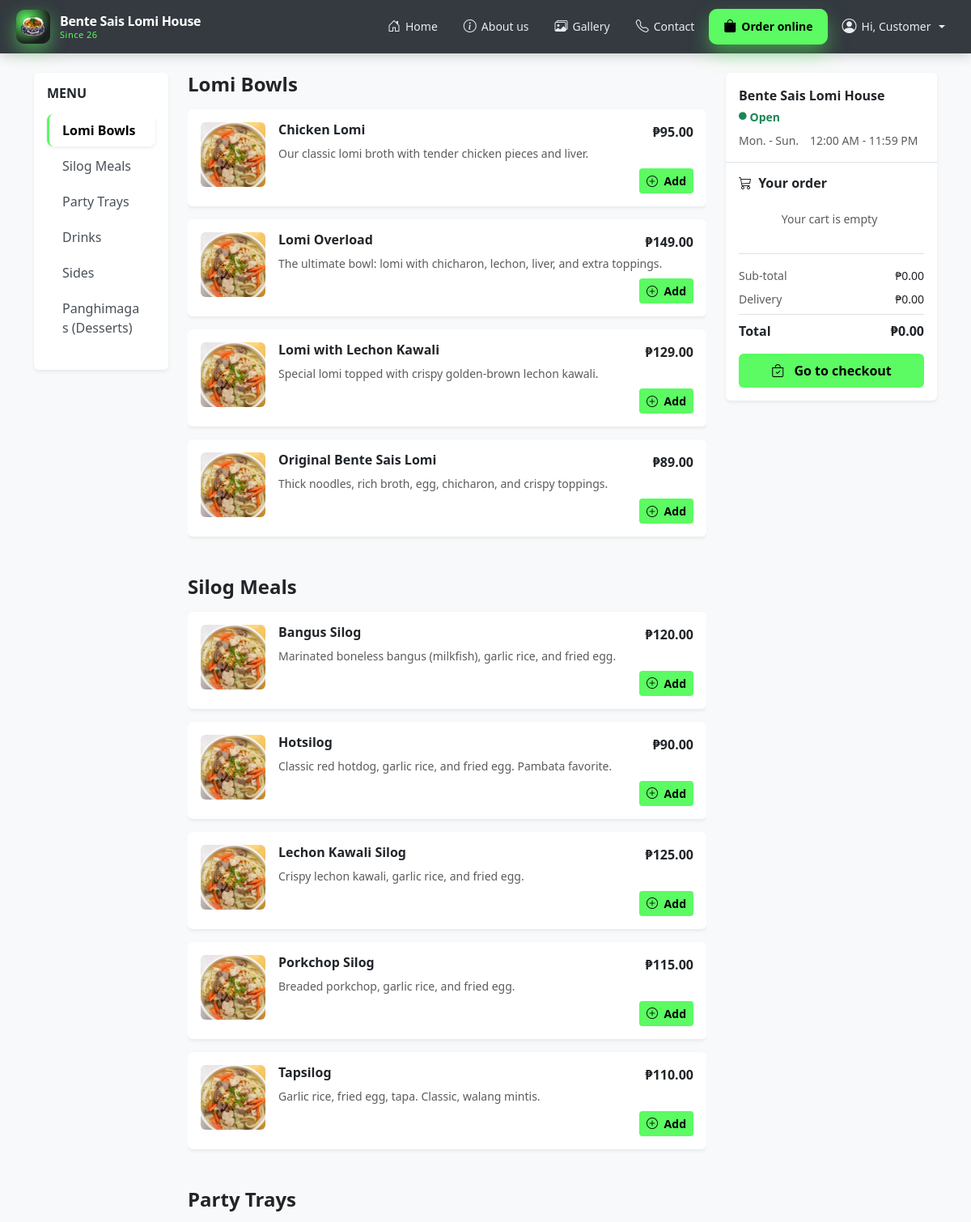
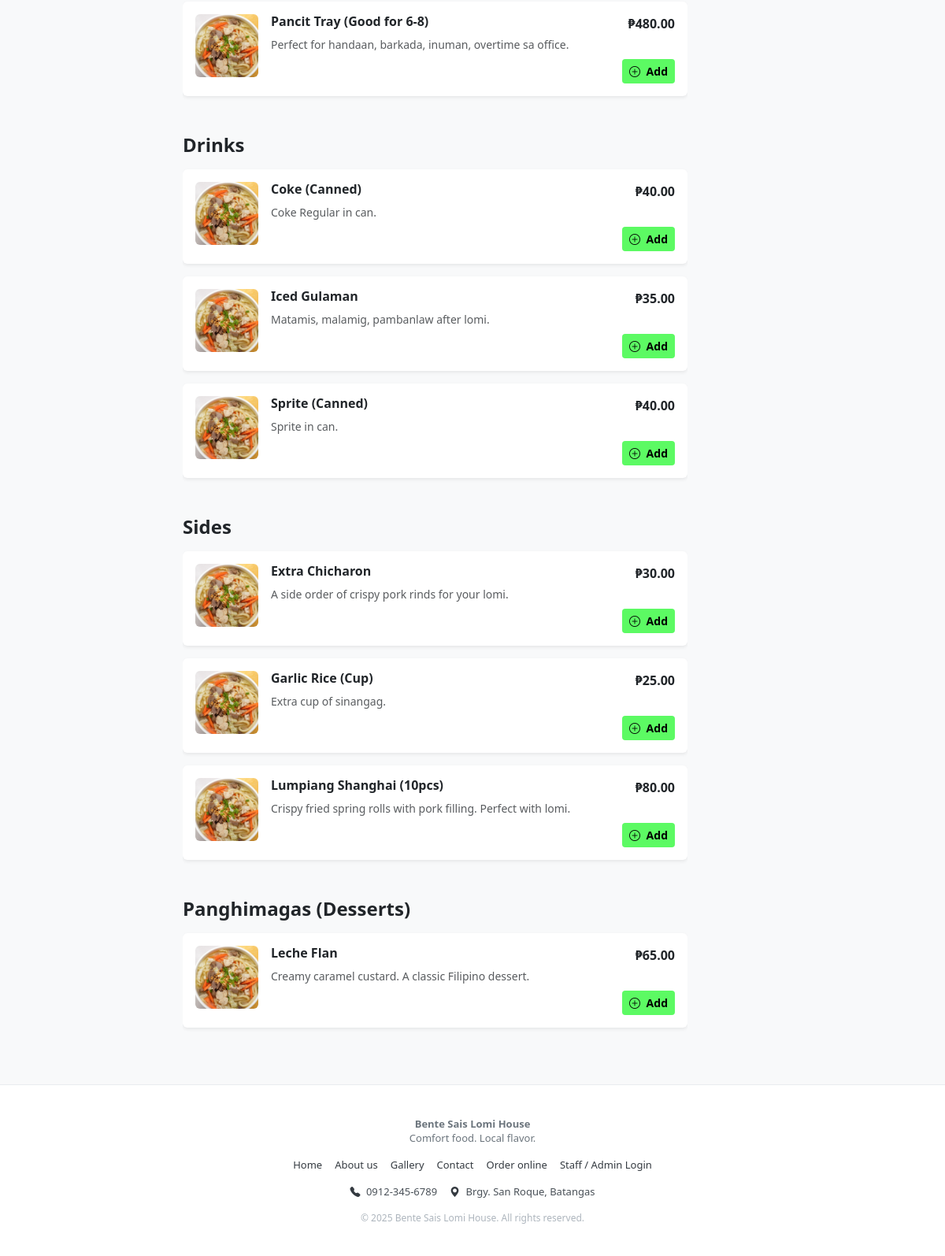
The page /customer/menu.php?reorder=68 (signed in) on the database its author committed (2 pictures, top to bottom).
### tables this page shows
CREATE TABLE `products` (
  `product_id` int(11) NOT NULL,
  `category_id` int(11) NOT NULL,
  `name` varchar(100) NOT NULL,
  `description` text DEFAULT NULL,
  `base_price` decimal(10,2) NOT NULL,
  `image_url` varchar(255) DEFAULT NULL,
  `prep_time_minutes` int(11) DEFAULT 15,
  `is_available` tinyint(1) DEFAULT 1,
  `is_featured` tinyint(1) DEFAULT 0,
  `created_at` datetime DEFAULT current_timestamp(),
  `updated_at` datetime DEFAULT current_timestamp() ON UPDATE current_timestamp()
);

CREATE TABLE `categories` (
  `category_id` int(11) NOT NULL,
  `category_name` varchar(100) NOT NULL,
  `description` text DEFAULT NULL,
  `image_url` varchar(255) DEFAULT NULL,
  `display_order` int(11) DEFAULT 0,
  `is_active` tinyint(1) DEFAULT 1,
  `created_at` datetime DEFAULT current_timestamp()
);

### includes/db_connect.php (called while the page is built, shortened)
<?php
$project_root_fs = dirname(__DIR__);
$document_root_fs = $_SERVER['DOCUMENT_ROOT'];
$project_root_norm = str_replace('\\', '/', $project_root_fs);
$document_root_norm = str_replace('\\', '/', $document_root_fs);
$project_root_norm = rtrim($project_root_norm, '/');
$document_root_norm = rtrim($document_root_norm, '/');
$base_path = str_replace($document_root_norm, '', $project_root_norm);
$BASE_URL = rtrim($base_path, '/');
?>

### customer/menu.php (the view, shortened to what this page needs)
<?php
require_once __DIR__ . '/../includes/db_connect.php';
$COL = [
  'id'        => 'product_id',
  'cat'       => 'category_id',
  'name'      => 'name',
  'desc'      => 'description',
  'price'     => 'base_price',
  'img'       => 'image_url',
  'available' => 'is_available',
];
$table = 'products';
$cat_table = 'categories';
function h($s){ return htmlspecialchars((string)$s, ENT_QUOTES, 'UTF-8'); }
function peso($n){ return '₱' . number_format((float)$n, 2); }
function slugify($s){ return strtolower(preg_replace('/[^a-z0-9]+/i', '-', preg_replace('/\s+/', '-', $s))); }
$sql = "SELECT
          p.{$COL['id']}   AS id,
          p.{$COL['cat']}  AS category_id,
          p.{$COL['name']} AS name,
          p.{$COL['desc']} AS description,
          p.{$COL['price']} AS price,
          p.{$COL['img']}   AS image_url,
          c.category_name,
          c.display_order
        FROM `$table` p
        JOIN `$cat_table` c ON p.{$COL['cat']} = c.category_id
        WHERE p.{$COL['available']} = 1 AND c.is_active = 1
        ORDER BY c.display_order ASC, p.{$COL['name']} ASC";
$res = $conn->query($sql);
$items = [];
while ($row = $res->fetch_assoc()) {
  $items[] = $row;
}
$grouped = [];
$categories_map = [];
foreach ($items as $it) {
  $catId = (int)$it['category_id'];
  $grouped[$catId][] = $it;
  if (!isset($categories_map[$catId])) {
    $categories_map[$catId] = [
      'id' => $catId,
      'label' => $it['category_name'],
      'slug' => slugify($it['category_name']),
      'order' => (int)$it['display_order']
    ];
  }
}
$categories = array_values($categories_map);
usort($categories, fn($a,$b)=> $a['order'] <=> $b['order']);
?>
<!DOCTYPE html>
<html lang="en">
<head>
  <link href="https://cdn.jsdelivr.net/npm/bootstrap@5.3.3/dist/css/bootstrap.min.css" rel="stylesheet">
  <link rel="stylesheet" href="https://cdn.jsdelivr.net/npm/bootstrap-icons@1.11.3/font/bootstrap-icons.css"/>
  <link rel="stylesheet" href="<?= htmlspecialchars($BASE_URL) ?>/assets/css/customer.css"/>
</head>
<body class="menu-page d-flex flex-column min-vh-100">
  <?php include __DIR__ . '/includes/header.php'; ?>
  <main class="container py-4 flex-grow-1">
    <div class="row g-4">
     <div class="col-lg-2">
        <aside class="menu-categories card shadow-sm border-0" style="position: sticky; top: 86px; align-self: start;">
          <div class="card-body">
            <h2 class="h6 fw-bold mb-3 text-uppercase">Menu</h2>
            <ul class="category-list list-unstyled">
              <?php $first = true; foreach ($categories as $c): ?>
                <li class="mb-1">
                  <a class="category-link d-block px-3 py-2 rounded-3 text-decoration-none <?= $first ? 'active' : '' ?>" href="#<?= h($c['slug']) ?>">
                    <?= h($c['label']) ?>
                  </a>
                </li>
              <?php $first = false; endforeach; ?>
            </ul>
          </div>
        </aside>
      </div>
      <div class="col-lg-7">
        <section class="menu-items-area">
          <?php if (empty($categories)): ?>
            <div class="card shadow-sm border-0">
              <div class="card-body text-center py-5">
                <h3 class="h5 text-muted">No available menu items</h3>
                <p class="text-muted mb-0">Please check back later.</p>
              </div>
            </div>
          <?php else: ?>
            <?php foreach ($categories as $c): ?>
              <?php
                $catId = $c['id'];
                $label = $c['label'];
                $slug  = $c['slug'];
              ?>
              <div class="menu-category-block mb-5" id="<?= h($slug) ?>">
                <div class="menu-category-header mb-3">
                  <h3 class="h4 fw-bold mb-0"><?= h($label) ?></h3>
                </div>
                <div class="d-flex flex-column gap-3">
                  <?php foreach ($grouped[$catId] as $it): ?>
                    <?php
                      $imgRel = $it['image_url'] ?: '';
                      $imgWeb = '../' . ltrim($imgRel, '/');
                      $placeholder = '../assets/images/placeholder.png';
                    ?>
                    <div class="menu-item-card card shadow-sm border-0 h-100">
                      <div class="card-body p-3">
                        <div class="d-flex align-items-start gap-3">
                          <div class="menu-item-imgwrap rounded overflow-hidden" style="width: 80px; height: 80px; flex-shrink: 0;">
                            <img src="<?= h($imgWeb) ?>"
                                 alt="<?= h($it['name']) ?>"
                                 class="img-fluid h-100 w-100"
                                 style="object-fit: cover;"
                                 onerror="this.onerror=null;this.src='<?= h($placeholder) ?>';">
                          </div>
                          <div class="menu-item-main flex-grow-1">
                            <div class="menu-item-toprow d-flex justify-content-between align-items-start mb-1">
                              <h4 class="menu-item-name h6 fw-bold mb-0 me-2"><?= h($it['name']) ?></h4>
                              <div class="menu-item-price fw-bold text-dark text-nowrap"><?= h(peso($it['price'])) ?></div>
                            </div>
                            <div class="menu-item-desc text-muted small mb-2">
                              <?= h($it['description']) ?>
                            </div>
                            <div class="menu-item-actions text-end">
                              <button class="add-btn btn btn-sm fw-semibold" type="button" data-id="<?= (int)$it['id'] ?>" style="background-color: var(--accent); color: #000;">
                                <i class="bi bi-plus-circle me-1"></i>
                                Add
                              </button>
                            </div>
                          </div>
                        </div>
                      </div>
                    </div>
                  <?php endforeach; ?>
                </div>
              </div>
            <?php endforeach; ?>
          <?php endif; ?>
        </section>
      </div>
      <div class="col-lg-3">
        <?php include __DIR__ . '/includes/delivery-cart.php'; ?>
      </div>
    </div>
  </main>
  <?php include __DIR__ . '/includes/footer.php'; ?>
</body>
</html>

### assets/css/customer.css (style rules this page uses)
:root { --accent: #5cfa63; --bg-dark: #212529; --text-main: #212529; --text-dim: #6c757d; --radius-hero-img: 80px 0px 80px 0px; --radius-card-img: 200px 200px 90px 90px; --radius-staff-img: 200px 200px 0px 0px; --bg-section-alt: #fef8ec; }
* { box-sizing: border-box; }
body { margin: 0; font-family: "Inter", system-ui, -apple-system, BlinkMacSystemFont, "Segoe UI", Arial, sans-serif; background-color: #fff; color: var(--text-main); line-height: 1.5; }
section { position: relative; overflow: hidden; }
.menu-page { background-color: #f8f9fa; }
.menu-categories { position: sticky; top: 86px; align-self: start; }
.category-list a { color: #495057; font-weight: 500; border-left: 3px solid transparent; transition: all 0.2s ease; }
.category-list a.active { background-color: #fff; border-left-color: var(--accent); color: #000; font-weight: 600; box-shadow: 0 0.125rem 0.25rem rgba(0,0,0,0.075); }

### rows shown on the page
products: category.category_name "Party Trays", image_url (picture), name "Pancit Tray (Good for 6-8)", base_price "₱480.00", description "Perfect for handaan, barkada, inuman, overtime sa office."
products: category.category_name "Panghimagas (Desserts)", image_url (picture), name "Leche Flan", base_price "₱65.00", description "Creamy caramel custard. A classic Filipino dessert."
products: image_url (picture), name "Chicken Lomi", base_price "₱95.00", description "Our classic lomi broth with tender chicken pieces and liver."
products: image_url (picture), name "Lomi Overload", base_price "₱149.00", description "The ultimate bowl: lomi with chicharon, lechon, liver, and extra toppings."
products: image_url (picture), name "Lomi with Lechon Kawali", base_price "₱129.00", description "Special lomi topped with crispy golden-brown lechon kawali."
products: image_url (picture), name "Original Bente Sais Lomi", base_price "₱89.00", description "Thick noodles, rich broth, egg, chicharon, and crispy toppings."
products: image_url (picture), name "Bangus Silog", base_price "₱120.00", description "Marinated boneless bangus (milkfish), garlic rice, and fried egg."
products: image_url (picture), name "Hotsilog", base_price "₱90.00", description "Classic red hotdog, garlic rice, and fried egg. Pambata favorite."
products: image_url (picture), name "Lechon Kawali Silog", base_price "₱125.00", description "Crispy lechon kawali, garlic rice, and fried egg."
products: image_url (picture), name "Porkchop Silog", base_price "₱115.00", description "Breaded porkchop, garlic rice, and fried egg."
products: image_url (picture), name "Tapsilog", base_price "₱110.00", description "Garlic rice, fried egg, tapa. Classic, walang mintis."
products: image_url (picture), name "Coke (Canned)", base_price "₱40.00", description "Coke Regular in can."
products: image_url (picture), name "Iced Gulaman", base_price "₱35.00", description "Matamis, malamig, pambanlaw after lomi."
products: image_url (picture), name "Sprite (Canned)", base_price "₱40.00", description "Sprite in can."
products: image_url (picture), name "Extra Chicharon", base_price "₱30.00", description "A side order of crispy pork rinds for your lomi."
products: image_url (picture), name "Garlic Rice (Cup)", base_price "₱25.00", description "Extra cup of sinangag."
products: image_url (picture), name "Lumpiang Shanghai (10pcs)", base_price "₱80.00", description "Crispy fried spring rolls with pork filling. Perfect with lomi."

### other values the page prints
$_SESSION['name'] "Customer"
$c['label'] "Lomi Bowls"
$c['label'] "Silog Meals"
$c['label'] "Drinks"
$c['label'] "Sides"
$label "Lomi Bowls"
$label "Silog Meals"
$label "Drinks"
$label "Sides"
